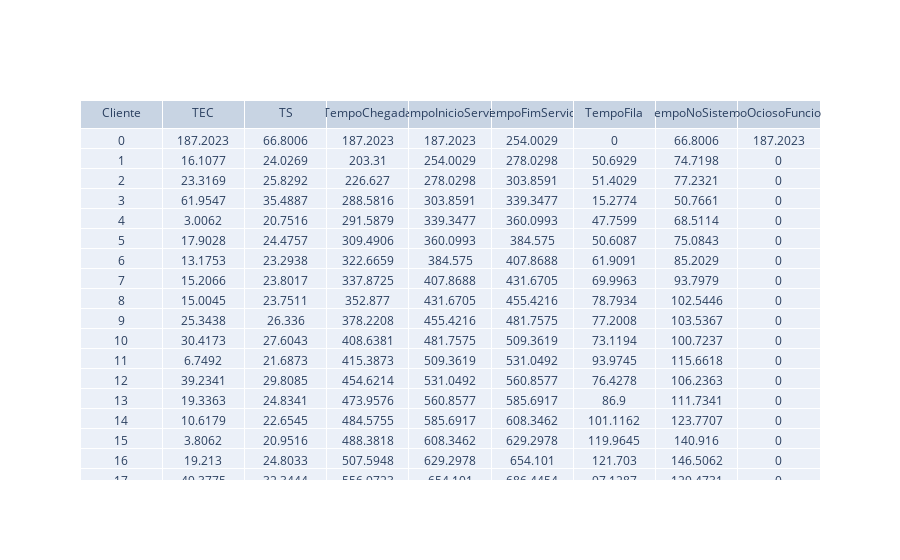

The cell this chart's notebook holds for it:
### Code cell
import math
import matplotlib.pyplot as plt
import numpy as np
import plotly.graph_objects as go

def truncar(lista1):
    listaAux = []
    for i in range(len(lista1)):
        listaAux.append(round(lista1[i], 4))
    return listaAux

size = 1000

Cliente = []
TEC = []
TS = []
#TEC = [2, 5, 1, 2, 12]
#TS = [3, 4, 6, 3, 2]
TempoChegada = []
TempoInicioServico = []
TempoFimServico = []
TempoFila = []
TempoNoSistema = []
TempoOciosoFuncionario = []

TempoMedioNaFila = 0
TempoMedioDeServico = 0
TempoMedioNoSistema = 0

for i in range(0, size):
    Cliente.append(i)
    TEC.append(-20 * math.log(lista[i]))
    TS.append((-5 * math.log(lista[i]))  + 20)
    if i == 0:
        TempoChegada.append(TEC[i])
    else:
        TempoChegada.append(TEC[i] + TempoChegada[i - 1])

    if i == 0:
        TempoInicioServico.append(TempoChegada[i])
    elif TempoChegada[i] <= TempoFimServico[i - 1]:
        TempoInicioServico.append(TempoFimServico[i - 1])
    else:
        TempoInicioServico.append(TempoChegada[i])

    TempoFimServico.append(TempoInicioServico[i] + TS[i])
    TempoFila.append(TempoInicioServico[i] - TempoChegada[i])
    TempoNoSistema.append(TS[i] + TempoFila[i])
    
    if i == 0:
        TempoOciosoFuncionario.append(TempoInicioServico[i])
    else:
        TempoOciosoFuncionario.append(TempoInicioServico[i] - TempoFimServico[i-1])
 
    TempoMedioNaFila = TempoMedioNaFila + TempoFila[i]
    TempoMedioDeServico = TempoMedioDeServico + TS[i]
    TempoMedioNoSistema = TempoMedioNoSistema + TempoFila[i] + TS[i]
    
    
fig = go.Figure(data=[go.Table(header=dict(values=['Cliente', 'TEC', 'TS', 'TempoChegada', 'TempoInicioServico', 'TempoFimServico', 'TempoFila', 'TempoNoSistema', 'TempoOciosoFuncionario']),
                 cells=dict(values=[Cliente, truncar(TEC), truncar(TS), truncar(TempoChegada), truncar(TempoInicioServico), truncar(TempoFimServico), truncar(TempoFila), truncar(TempoNoSistema), truncar(TempoOciosoFuncionario)]))])
fig.show()

TempoMedioNaFila = TempoMedioNaFila / size
TempoMedioDeServico = TempoMedioDeServico / size
TempoMedioNoSistema = TempoMedioNoSistema / size

### Figure 1 — Plotly figure (JSON) as saved in the notebook; plotly's stock layout.template omitted (floating-point values rounded to 4 significant figures; data arrays with more than 128 entries replaced by an {"elided": "..."} marker saying what was removed)
{"data": [{"cells": {"values": {"elided": "9x1000 float values"}}, "header": {"values": ["Cliente", "TEC", "TS", "TempoChegada", "TempoInicioServico", "TempoFimServico", "TempoFila", "TempoNoSistema", "TempoOciosoFuncionario"]}, "type": "table"}], "layout": {}}
